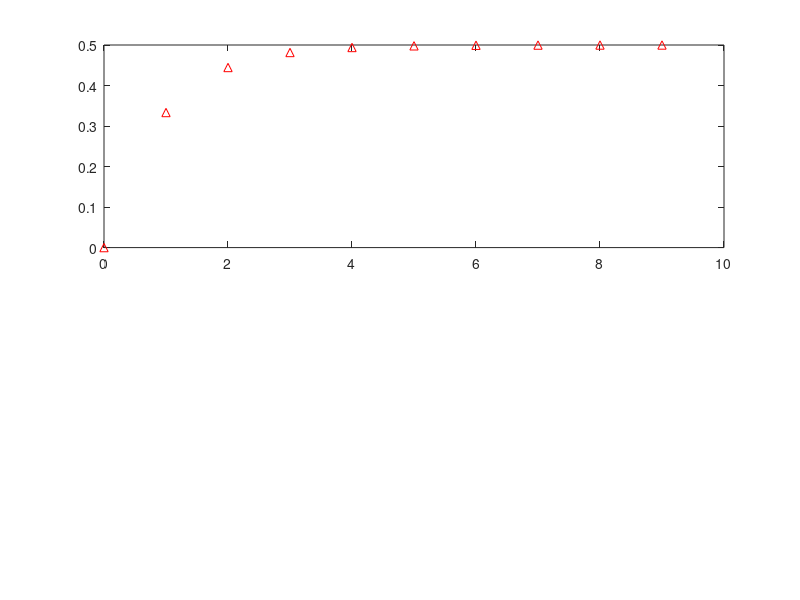

Recreate this plot in MATLAB. (Note: this script raises an error after producing the figure.)
Nr = [0 1];
Dr = [3 -4 1];
subplot(2,1,1)
impz(Nr, Dr, 10);
dim = [.09 .46 .5 .5];
[res,pole,k_gains] = residuez(Nr,Dr)

par_eqn = strcat('$ Partial \: fraction \: representation \: of \: H(z)= ',  makeEqn1(res, pole, k_gains), '$');
title('Impulse Response - Using impz function')

annotation('textbox',dim , 'String',par_eqn,'Interpreter', "latex" , 'FitBoxToText','on', 'FontSize',18');

n = 0:9;
u_n = n>= 0;
i_n = n == 0;
h_n = 0.5 * u_n - 0.5 * (0.33333 .^ n) .* (u_n);
y_n = conv(h_n, i_n);
y_n = h_n(1:10);

subplot(2,1,2);
stem(n, y_n, "r",'filled');
title('Impulse Response - conv unit impulse with h(n)')
xlabel('n (samples)');
ylabel('Amplitude')


function eqn=makeEqn1(ro, po, ko)
    eqn='';
    for i=1:length(ro)
        if i==length(ro)
        eqn = strcat(eqn, '\frac{ ', num2str(ro(i)), '}{1 - z^{-1}(', num2str(po(i)), ')', '}');
        else
        eqn = strcat(eqn, '\frac{ ', num2str(ro(i)), '}{1 - z^{-1}(', num2str(po(i)), ')', '}', '+');
        end
    end
end
